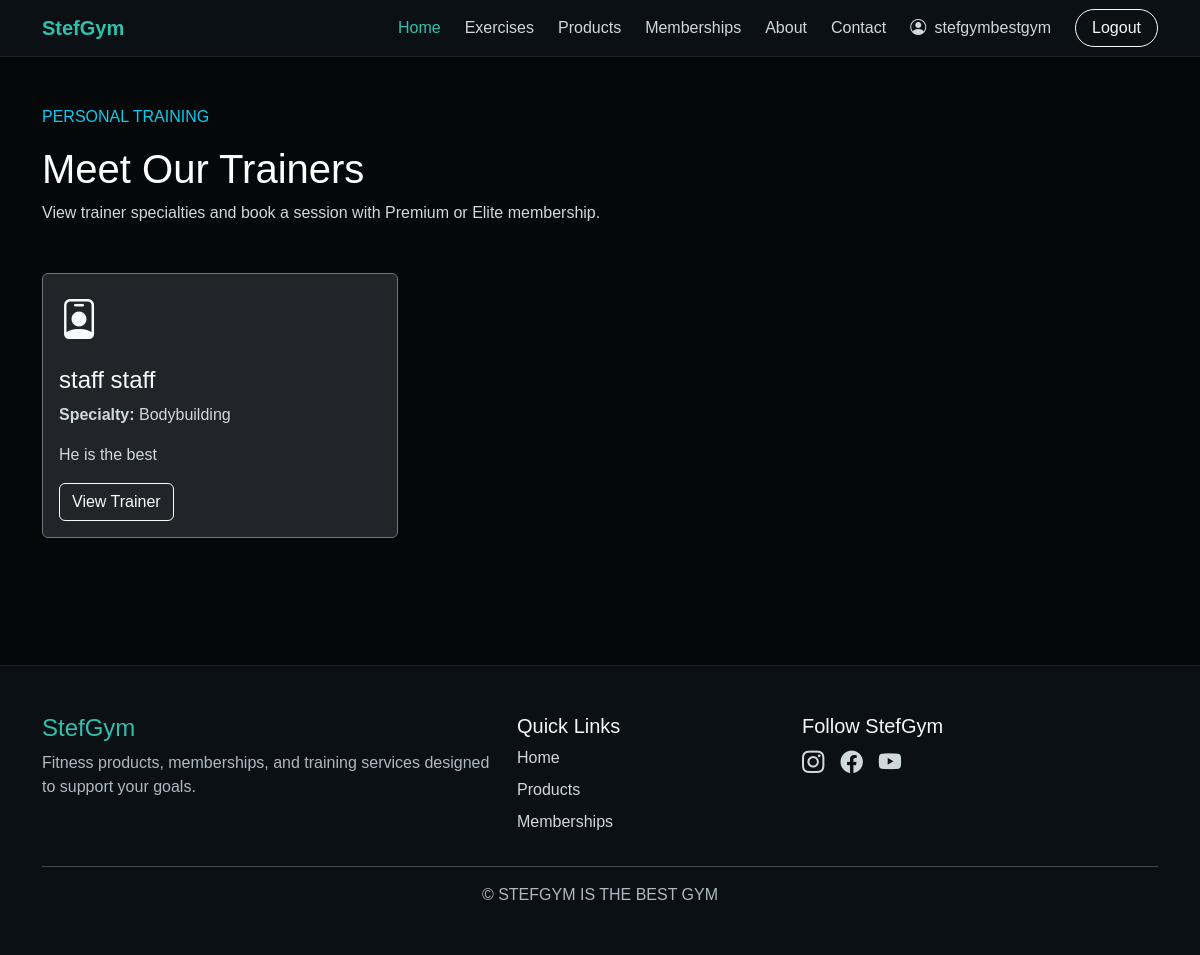
/bookings/trainers/ (signed in), run on an earlier commit of the app's database.
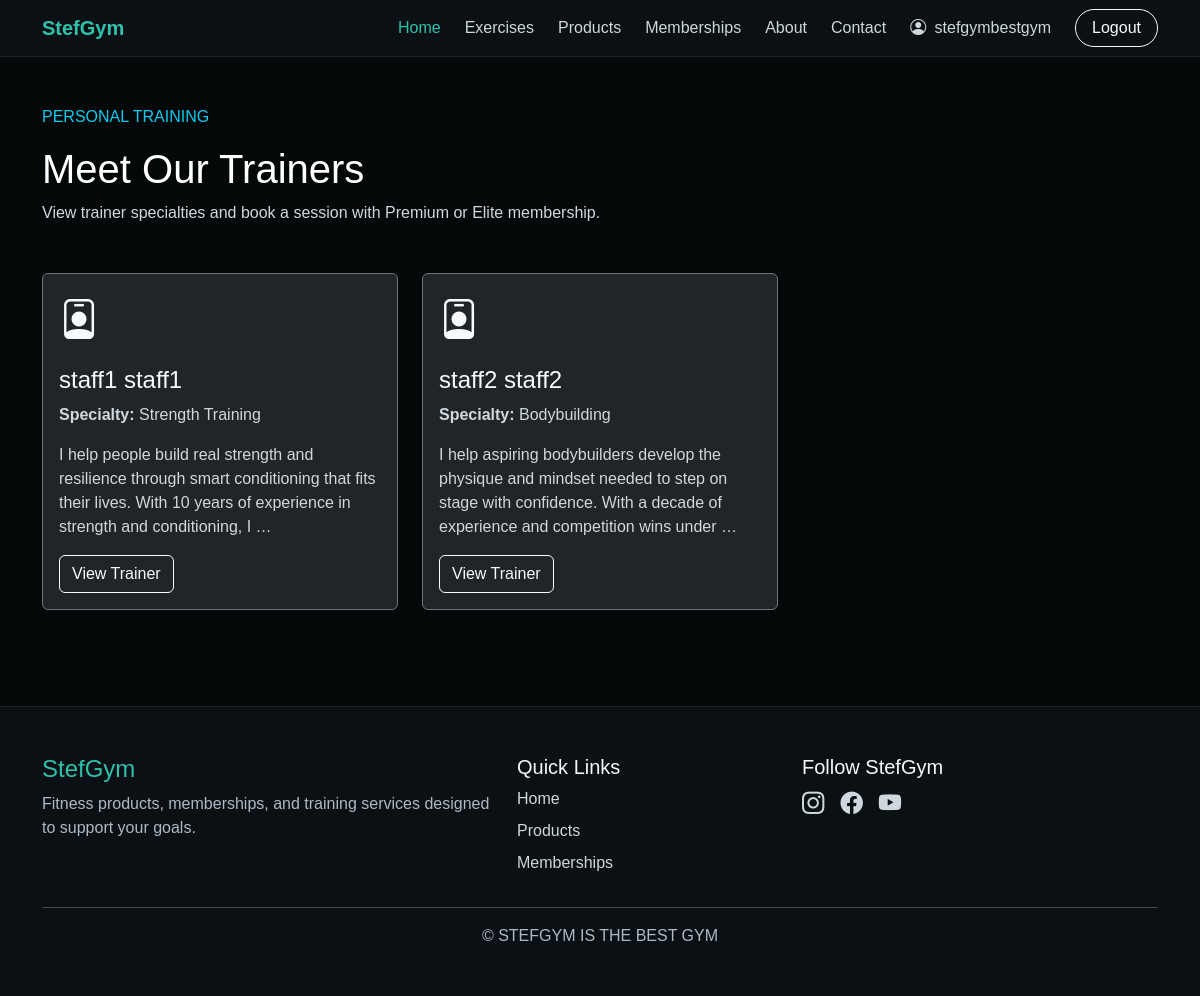
And on a later commit of the database.
### bookings/models.py (models this page shows, shortened)
class TrainerProfile(models.Model):
    user =models.OneToOneField(
        settings.AUTH_USER_MODEL,
        on_delete=models.CASCADE,
        related_name="trainer_profile",
    )
    specialty=models.CharField(max_length=100)
    biography=models.TextField(blank=True)
    is_available=models.BooleanField(default=True)

### bookings/views.py (the view)
# urls.py: path("trainers/",views.trainer_list,name="trainer_list",),
@login_required
def trainer_list(request):
    trainers=TrainerProfile.objects.filter(
        is_available=True
    ).select_related("user")
    return render(
        request,
        "bookings/trainer_list.html",
        {"trainers": trainers},
    )

### bookings/templates/bookings/trainer_list.html (shortened to what this page needs)
{% extends "navbarfooter.html" %}
{% block content %}
<section class="container py-5">
    <div class="mb-5">
        <p class="text-uppercase text-info">Personal Training</p>
        <h1>Meet Our Trainers</h1>
        <p>
            View trainer specialties and book a session with
            Premium or Elite membership.
        </p>
    </div>
    <div class="row g-4">
        {% for trainer in trainers %}
            <div class="col-md-6 col-lg-4">
                <article class="card bg-dark text-light border-secondary h-100">
                    <div class="card-body">
                        <i class="bi bi-person-badge fs-1"></i>
                        <h2 class="h4 mt-3">
                            {{ trainer.user.get_full_name|default:trainer.user.username }}
                        </h2>
                        <p>
                            <strong>Specialty:</strong>
                            {{ trainer.specialty }}
                        </p>
                        <p>
                            {{ trainer.biography|truncatewords:25 }}
                        </p>
                        <a
                            href="{% url 'bookings:trainer_detail' trainer.id %}"
                            class="btn btn-outline-light"
                        >
                            View Trainer
                        </a>
                    </div>
                </article>
            </div>
        {% empty %}
            <div class="col-12">
                <div class="alert alert-info">
                    No trainers are currently available.
                </div>
            </div>
        {% endfor %}
    </div>
</section>
{% endblock %}

What changed in the data, as far as the page shows it:
removed TrainerProfile: user.get_full_name "staff staff", specialty "Bodybuilding", biography "He is the best"
added TrainerProfile: user.get_full_name "staff1 staff1", specialty "Strength Training", biography "I help people build real strength and resilience through smart conditioning that fits their lives. With 10 years of experience in strength and conditioning, I …"
added TrainerProfile: user.get_full_name "staff2 staff2", specialty "Bodybuilding", biography "I help aspiring bodybuilders develop the physique and mindset needed to step on stage with confidence. With a decade of experience and competition wins under …"
